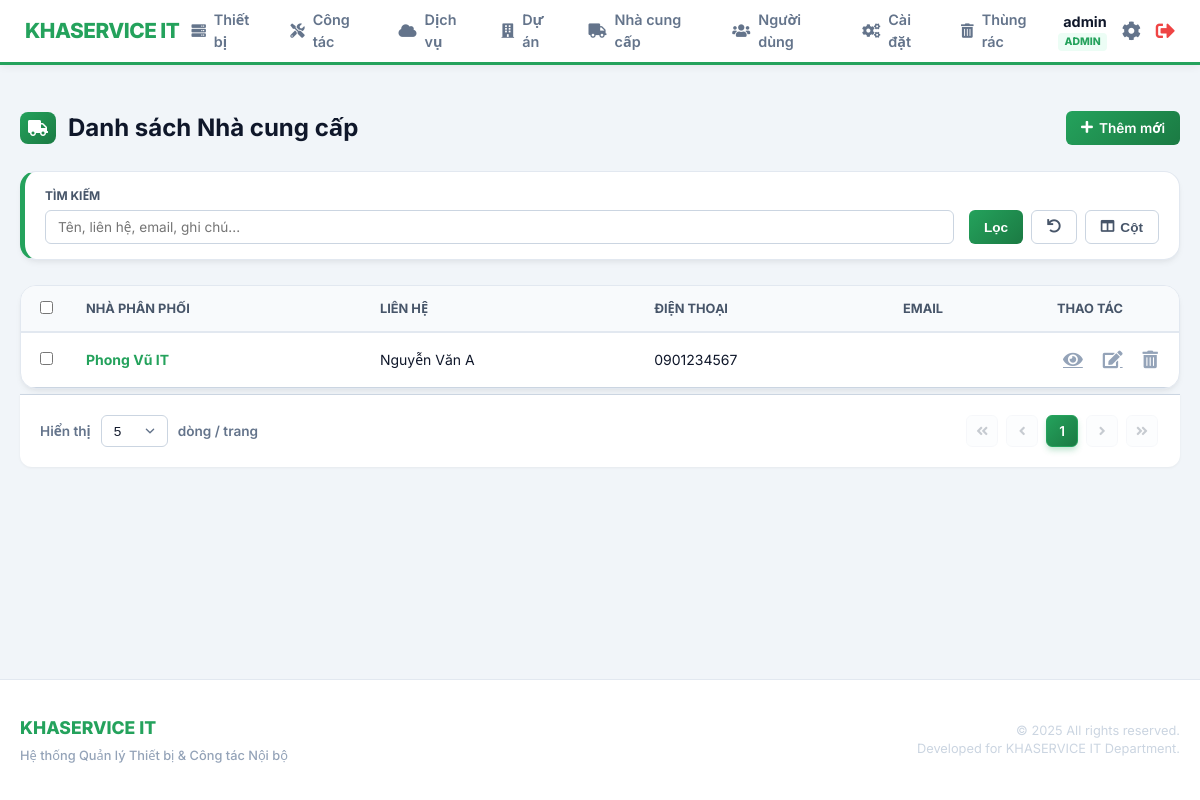
/index.php?page=suppliers/list (signed in), run on an earlier commit of the app's database.
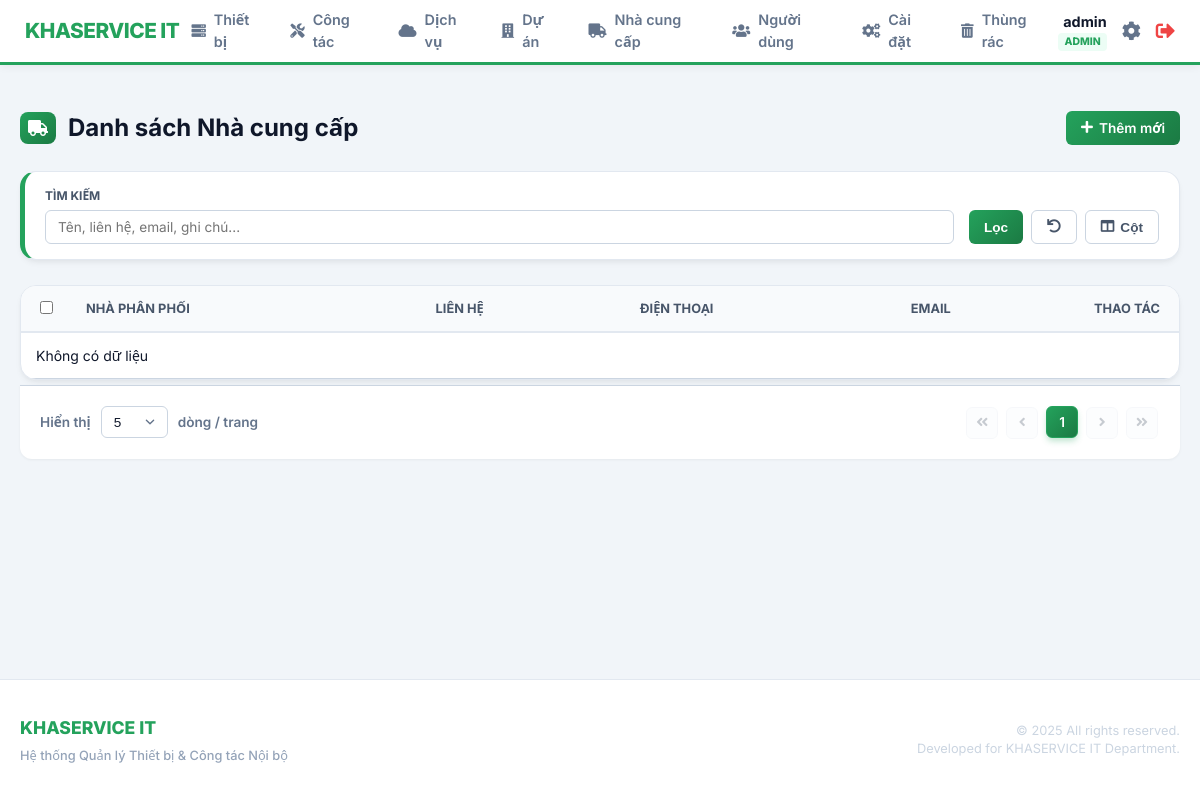
And on a later commit of the database.
### tables this page shows
CREATE TABLE `suppliers` (
  `id` int(11) NOT NULL AUTO_INCREMENT,
  `ten_npp` varchar(255) NOT NULL COMMENT 'T??n nh?? ph??n ph???i / nh?? th???u',
  `nguoi_lien_he` varchar(255) DEFAULT NULL COMMENT 'T??n ng?????i li??n h???',
  `dien_thoai` varchar(50) DEFAULT NULL COMMENT 'S??? ??i???n tho???i',
  `email` varchar(255) DEFAULT NULL COMMENT 'Email li??n h???',
  `ghi_chu` text DEFAULT NULL COMMENT 'Ghi ch??',
  `deleted_at` timestamp NULL DEFAULT NULL,
  PRIMARY KEY (`id`)
);

### includes/auth.php (called while the page is built, shortened)
<?php
function isAdmin() {
    return isset($_SESSION['role']) && $_SESSION['role'] === 'admin';
}
function isIT() {
    return isset($_SESSION['role']) && ($_SESSION['role'] === 'it' || $_SESSION['role'] === 'admin');
}
?>

### modules/suppliers/list.php (the view, shortened to what the changed rows need)
<?php
$rows_per_page = (isset($_GET['limit']) && is_numeric($_GET['limit'])) ? (int)$_GET['limit'] : 5;
$current_page  = (isset($_GET['p']) && is_numeric($_GET['p'])) ? (int)$_GET['p'] : 1;
$where_clauses = ["deleted_at IS NULL"];
$where_sql = !empty($where_clauses) ? ' WHERE ' . implode(' AND ', $where_clauses) : '';
$count_stmt = $pdo->prepare("SELECT COUNT(*) FROM suppliers $where_sql");
$count_stmt->execute();
$total_rows  = (int)$count_stmt->fetchColumn();
$total_pages = max(1, ceil($total_rows / $rows_per_page));
$offset = ($current_page - 1) * $rows_per_page;
$stmt = $pdo->prepare("SELECT * FROM suppliers $where_sql ORDER BY ten_npp ASC LIMIT :limit OFFSET :offset");
$stmt->bindValue(':limit',  $rows_per_page, PDO::PARAM_INT);
$stmt->bindValue(':offset', $offset, PDO::PARAM_INT);
$stmt->execute();
$suppliers_list = $stmt->fetchAll(PDO::FETCH_ASSOC);
$all_columns = [
    'ten_npp'      => ['label' => 'Nhà phân phối', 'default' => true],
    'nguoi_lien_he'=> ['label' => 'Liên hệ', 'default' => true],
    'dien_thoai'   => ['label' => 'Điện thoại', 'default' => true],
    'email'        => ['label' => 'Email', 'default' => true],
    'ghi_chu'      => ['label' => 'Ghi chú', 'default' => false]
];
?>
<div class="page-header">
    <h2><i class="fas fa-truck"></i> Danh sách Nhà cung cấp</h2>
</div>
<form action="index.php?page=suppliers/delete_multiple" method="POST" id="suppliers-form">
    <div class="table-container card">
        <table class="content-table" id="suppliersTable">
            <thead>
                <tr>
                    <th width="40"><input type="checkbox" id="select-all"></th>
                    <?php foreach ($all_columns as $k => $c): ?>
                        <th data-col="<?php echo $k; ?>"><?php echo htmlspecialchars($c['label']); ?></th>
                    <?php endforeach; ?>
                    <th width="100" class="text-center">Thao tác</th>
                </tr>
            </thead>
            <tbody>
                <?php if (empty($suppliers_list)): ?>
                    <tr><td colspan="<?php echo count($all_columns) + 2; ?>" class="empty-state">Không có dữ liệu</td></tr>
                <?php else: ?>
                    <?php foreach ($suppliers_list as $s): ?>
                        <tr>
                            <td><input type="checkbox" name="ids[]" value="<?php echo $s['id']; ?>" class="row-checkbox"></td>
                            <td data-col="ten_npp" class="font-bold text-primary"><?php echo htmlspecialchars($s['ten_npp']); ?></td>
                            <td data-col="nguoi_lien_he"><?php echo htmlspecialchars($s['nguoi_lien_he']); ?></td>
                            <td data-col="dien_thoai"><?php echo htmlspecialchars($s['dien_thoai']); ?></td>
                            <td data-col="email"><?php echo htmlspecialchars($s['email']); ?></td>
                        <td class="actions text-center">
                            <a href="index.php?page=suppliers/view&id=<?php echo $s['id']; ?>" class="btn-icon" title="Xem chi tiết"><i class="fas fa-eye"></i></a>
                            <?php if(isIT()): ?>
                                <a href="index.php?page=suppliers/edit&id=<?php echo $s['id']; ?>" class="btn-icon" title="Sửa"><i class="fas fa-edit"></i></a>
                                <?php if(isAdmin()): ?>
                                    <a href="index.php?page=suppliers/delete&id=<?php echo $s['id']; ?>" data-url="index.php?page=suppliers/delete&id=<?php echo $s['id']; ?>&confirm_delete=1" class="btn-icon delete-btn" title="Xóa"><i class="fas fa-trash-alt"></i></a>
                                <?php endif; ?>
                            <?php endif; ?>
                        </td>
                    </tr>
                <?php endforeach; ?>
            <?php endif; ?>
        </tbody>
    </table>
</div>
</form>
<div class="pagination-container">
    <div class="pagination-links">
        <?php $q = $_GET; unset($q['p']); $base = 'index.php?' . http_build_query($q); ?>
        <a href="<?php echo $base . '&p=1'; ?>" class="page-link <?php echo $current_page <= 1 ? 'disabled' : ''; ?>" title="Trang đầu"><i class="fas fa-angle-double-left"></i></a>
        <a href="<?php echo $base . '&p=' . max(1, $current_page - 1); ?>" class="page-link <?php echo $current_page <= 1 ? 'disabled' : ''; ?>" title="Trang trước"><i class="fas fa-angle-left"></i></a>
        <?php for ($i = max(1, $current_page - 2); $i <= min($total_pages, $current_page + 2); $i++): ?>
            <a href="<?php echo $base . '&p=' . $i; ?>" class="page-link <?php echo $i == $current_page ? 'active' : ''; ?>"><?php echo $i; ?></a>
        <?php endfor; ?>
        <a href="<?php echo $base . '&p=' . min($total_pages, $current_page + 1); ?>" class="page-link <?php echo $current_page >= $total_pages ? 'disabled' : ''; ?>" title="Trang sau"><i class="fas fa-angle-right"></i></a>
        <a href="<?php echo $base . '&p=' . $total_pages; ?>" class="page-link <?php echo $current_page >= $total_pages ? 'disabled' : ''; ?>" title="Trang cuối"><i class="fas fa-angle-double-right"></i></a>
    </div>
</div>

What changed in the data, as far as the page shows it:
removed suppliers: ten_npp "Phong Vũ IT", nguoi_lien_he "Nguyễn Văn A", dien_thoai "0901234567"
Also different on the page:
text now shown: "Không có dữ liệu"
